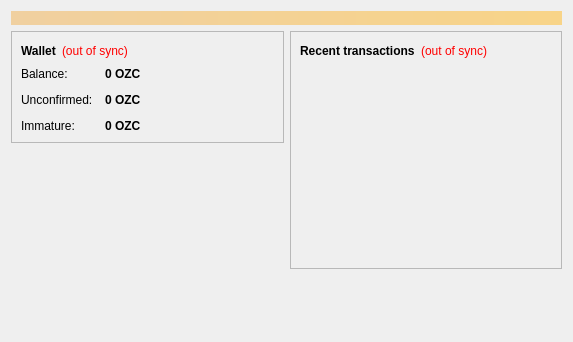
<?xml version="1.0" encoding="UTF-8"?>
<ui version="4.0">
 <class>OverviewPage</class>
 <widget class="QWidget" name="OverviewPage">
  <property name="geometry">
   <rect>
    <x>0</x>
    <y>0</y>
    <width>573</width>
    <height>342</height>
   </rect>
  </property>
  <property name="windowTitle">
   <string>Form</string>
  </property>
  <layout class="QVBoxLayout" name="topLayout">
   <item>
    <widget class="QLabel" name="labelAlerts">
     <property name="visible">
      <bool>false</bool>
     </property>
     <property name="styleSheet">
      <string notr="true">background-color: qlineargradient(x1: 0, y1: 0, x2: 1, y2: 0, stop:0 #F0D0A0, stop:1 #F8D488); color:#000000;</string>
     </property>
     <property name="wordWrap">
      <bool>true</bool>
     </property>
     <property name="margin">
      <number>3</number>
     </property>
    </widget>
   </item>
   <item>
    <layout class="QHBoxLayout" name="horizontalLayout" stretch="1,1">
     <item>
      <layout class="QVBoxLayout" name="verticalLayout_2">
       <item>
        <widget class="QFrame" name="frame">
         <property name="frameShape">
          <enum>QFrame::StyledPanel</enum>
         </property>
         <property name="frameShadow">
          <enum>QFrame::Raised</enum>
         </property>
         <layout class="QVBoxLayout" name="verticalLayout_4">
          <item>
           <layout class="QHBoxLayout" name="horizontalLayout_4">
            <item>
             <widget class="QLabel" name="label_5">
              <property name="font">
               <font>
                <weight>75</weight>
                <bold>true</bold>
               </font>
              </property>
              <property name="text">
               <string>Wallet</string>
              </property>
             </widget>
            </item>
            <item>
             <widget class="QLabel" name="labelWalletStatus">
              <property name="toolTip">
               <string>The displayed information may be out of date. Your wallet automatically synchronizes with the OZcoin network after a connection is established, but this process has not completed yet.</string>
              </property>
              <property name="styleSheet">
               <string notr="true">QLabel { color: red; }</string>
              </property>
              <property name="text">
               <string notr="true">(out of sync)</string>
              </property>
              <property name="alignment">
               <set>Qt::AlignLeading|Qt::AlignLeft|Qt::AlignVCenter</set>
              </property>
             </widget>
            </item>
            <item>
             <spacer name="horizontalSpacer_2">
              <property name="orientation">
               <enum>Qt::Horizontal</enum>
              </property>
              <property name="sizeHint" stdset="0">
               <size>
                <width>40</width>
                <height>20</height>
               </size>
              </property>
             </spacer>
            </item>
           </layout>
          </item>
          <item>
           <layout class="QFormLayout" name="formLayout_2">
            <property name="fieldGrowthPolicy">
             <enum>QFormLayout::AllNonFixedFieldsGrow</enum>
            </property>
            <property name="horizontalSpacing">
             <number>12</number>
            </property>
            <property name="verticalSpacing">
             <number>12</number>
            </property>
            <item row="0" column="0">
             <widget class="QLabel" name="label">
              <property name="text">
               <string>Balance:</string>
              </property>
             </widget>
            </item>
            <item row="0" column="1">
             <widget class="QLabel" name="labelBalance">
              <property name="font">
               <font>
                <weight>75</weight>
                <bold>true</bold>
               </font>
              </property>
              <property name="cursor">
               <cursorShape>IBeamCursor</cursorShape>
              </property>
              <property name="toolTip">
               <string>Your current balance</string>
              </property>
              <property name="text">
               <string notr="true">0 OZC</string>
              </property>
              <property name="textInteractionFlags">
               <set>Qt::LinksAccessibleByMouse|Qt::TextSelectableByKeyboard|Qt::TextSelectableByMouse</set>
              </property>
             </widget>
            </item>
            <item row="1" column="0">
             <widget class="QLabel" name="label_3">
              <property name="text">
               <string>Unconfirmed:</string>
              </property>
             </widget>
            </item>
            <item row="1" column="1">
             <widget class="QLabel" name="labelUnconfirmed">
              <property name="font">
               <font>
                <weight>75</weight>
                <bold>true</bold>
               </font>
              </property>
              <property name="cursor">
               <cursorShape>IBeamCursor</cursorShape>
              </property>
              <property name="toolTip">
               <string>Total of transactions that have yet to be confirmed, and do not yet count toward the current balance</string>
              </property>
              <property name="text">
               <string notr="true">0 OZC</string>
              </property>
              <property name="textInteractionFlags">
               <set>Qt::LinksAccessibleByMouse|Qt::TextSelectableByKeyboard|Qt::TextSelectableByMouse</set>
              </property>
             </widget>
            </item>
            <item row="2" column="0">
             <widget class="QLabel" name="labelImmatureText">
              <property name="text">
               <string>Immature:</string>
              </property>
             </widget>
            </item>
            <item row="2" column="1">
             <widget class="QLabel" name="labelImmature">
              <property name="font">
               <font>
                <weight>75</weight>
                <bold>true</bold>
               </font>
              </property>
              <property name="toolTip">
               <string>Mined balance that has not yet matured</string>
              </property>
              <property name="text">
               <string notr="true">0 OZC</string>
              </property>
              <property name="textInteractionFlags">
               <set>Qt::LinksAccessibleByMouse|Qt::TextSelectableByKeyboard|Qt::TextSelectableByMouse</set>
              </property>
             </widget>
            </item>
           </layout>
          </item>
         </layout>
        </widget>
       </item>
       <item>
        <spacer name="verticalSpacer">
         <property name="orientation">
          <enum>Qt::Vertical</enum>
         </property>
         <property name="sizeHint" stdset="0">
          <size>
           <width>20</width>
           <height>40</height>
          </size>
         </property>
        </spacer>
       </item>
      </layout>
     </item>
     <item>
      <layout class="QVBoxLayout" name="verticalLayout_3">
       <item>
        <widget class="QFrame" name="frame_2">
         <property name="frameShape">
          <enum>QFrame::StyledPanel</enum>
         </property>
         <property name="frameShadow">
          <enum>QFrame::Raised</enum>
         </property>
         <layout class="QVBoxLayout" name="verticalLayout">
          <item>
           <layout class="QHBoxLayout" name="horizontalLayout_2">
            <item>
             <widget class="QLabel" name="label_4">
              <property name="text">
               <string>&lt;b&gt;Recent transactions&lt;/b&gt;</string>
              </property>
             </widget>
            </item>
            <item>
             <widget class="QLabel" name="labelTransactionsStatus">
              <property name="toolTip">
               <string>The displayed information may be out of date. Your wallet automatically synchronizes with the OZcoin network after a connection is established, but this process has not completed yet.</string>
              </property>
              <property name="styleSheet">
               <string notr="true">QLabel { color: red; }</string>
              </property>
              <property name="text">
               <string notr="true">(out of sync)</string>
              </property>
              <property name="alignment">
               <set>Qt::AlignRight|Qt::AlignTrailing|Qt::AlignVCenter</set>
              </property>
             </widget>
            </item>
            <item>
             <spacer name="horizontalSpacer">
              <property name="orientation">
               <enum>Qt::Horizontal</enum>
              </property>
              <property name="sizeHint" stdset="0">
               <size>
                <width>40</width>
                <height>20</height>
               </size>
              </property>
             </spacer>
            </item>
           </layout>
          </item>
          <item>
           <widget class="QListView" name="listTransactions">
            <property name="styleSheet">
             <string notr="true">QListView { background: transparent; }</string>
            </property>
            <property name="frameShape">
             <enum>QFrame::NoFrame</enum>
            </property>
            <property name="verticalScrollBarPolicy">
             <enum>Qt::ScrollBarAlwaysOff</enum>
            </property>
            <property name="horizontalScrollBarPolicy">
             <enum>Qt::ScrollBarAlwaysOff</enum>
            </property>
            <property name="selectionMode">
             <enum>QAbstractItemView::NoSelection</enum>
            </property>
           </widget>
          </item>
         </layout>
        </widget>
       </item>
       <item>
        <spacer name="verticalSpacer_2">
         <property name="orientation">
          <enum>Qt::Vertical</enum>
         </property>
         <property name="sizeHint" stdset="0">
          <size>
           <width>20</width>
           <height>40</height>
          </size>
         </property>
        </spacer>
       </item>
      </layout>
     </item>
    </layout>
   </item>
  </layout>
 </widget>
 <resources/>
 <connections/>
</ui>
